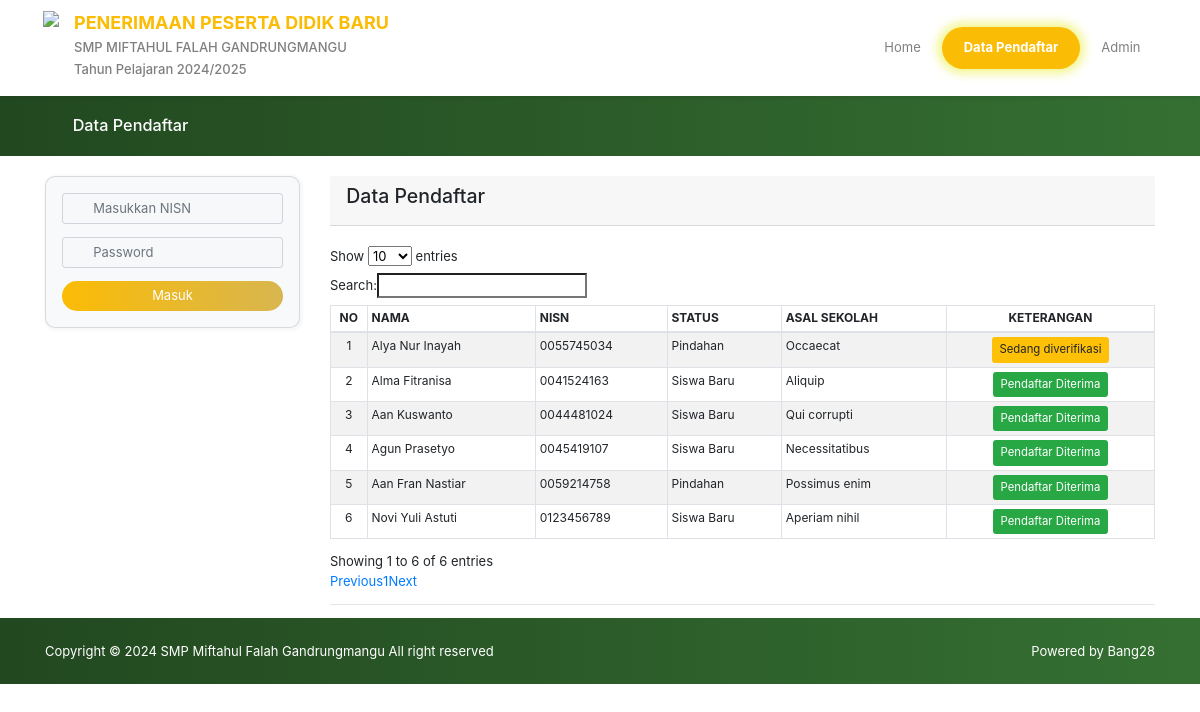
Screenshot of /pendaftar/ with the database file from the repository.
### ppdb/models.py (models this page shows, shortened)
class TahunAjaran(models.Model):
    STATUS_CHOICES = (
        ('', 'Status PPDB'),
        ('Dibuka', 'Dibuka'),
        ('Ditutup', 'Ditutup'),
    )
    id_thn_ajaran   = models.SmallAutoField(primary_key=True, unique=True, auto_created=True, blank=True)
    tahun_ajaran    = models.CharField(max_length=20)
    status          = models.CharField(max_length=10, choices=STATUS_CHOICES)
    tanggal_mulai   = models.DateField()
    tanggal_selesai = models.DateField()
    class Meta:
        verbose_name_plural = "Tahun Ajaran"

class Siswa(models.Model):
    def image_upload_to(instance, filename):
        ext = filename.split('.')[-1]
        filename = "%s_%s.%s" % (instance.no_pendaftaran, instance.nama, ext)
        return os.path.join('siswa/foto siswa', filename)
    STATUS = (
        ('Siswa Baru', 'Siswa Baru'),
        ('Pindahan', 'Pindahan'),
    )
    JENIS_KELAMIN = (
        ('L', 'Laki-laki'),
        ('P', 'Perempuan'),
    )
    AGAMA = (
        ('','Pilih agama'),
        ('Islam', 'Islam'),
        ('Kristen', 'Kristen'),
        ('Hindu', 'Hindu'),
        ('Budha', 'Budha'),
        ('Kong Hu Cu', 'Kong Hu Cu'),
    )
    STATUS_TINGGAL = (
        ('', 'Pilih status tinggal'),
        ('Tinggal dengan ORTU/WALI', 'Tinggal dengan ORTU/WALI'),
        ('Ikut Saudara/Kerabat', 'Ikut Saudara/Kerabat'),
        ('Asrama', 'Asrama'),
        ('Kontrak/Kost', 'Kontrak/Kost'),
        ('Panti Asuhan', 'Panti Asuhan'),
        ('lainnya', 'Lainnya'),
    )
    TRANSPOSTASI = (
        ('', 'Pilih transportasi'),
        ('Jalan Kaki', 'Jalan Kaki'),
        ('Sepeda', 'Sepeda'),
        ('Sepeda Motor', 'Sepeda Motor'),
        ('Mobil Pribadi', 'Mobil Pribadi'),
        ('Angkutan Umum', 'Angkutan Umum'),
        ('lainnya', 'Lainnya'),
    )
    BIAYA_SEKOLAH = (
        ('', 'Biaya sekolah'),
        ('Orangtua', 'Orangtua'),
        ('Wali/Orangtua Asuh', 'Wali/Orangtua Asuh'),
        ('Tanggung Sendiri', 'Tanggung Sendiri'),
        ('Lainnya', 'Lainnya'),
    )
    KEBUTUHAN_DISABILITAS = (
        ('', 'Kebutuhan disabilitas'),
        ('Tidak Ada', 'Tidak Ada'),
        ('Tuna Netra', 'Tuna Netra'),
        ('Tuna Rungu', 'Tuna Rungu'),
        ('Tuna Daksa', 'Tuna Daksa'),
        ('Tuna Grahita', 'Tuna Grahita'),
        ('Tuna Laras', 'Tuna Laras'),
        ('Lainnya', 'Lainnya'),
    )
    KETERANGAN = (
        ('Pending', 'Pending'),
        ('Diterima', 'Diterima'),
        ('Ditolak', 'Ditolak'),
    )
    id_siswa                = models.BigAutoField(primary_key=True, unique=True, auto_created=True, blank=True)
    no_pendaftaran          = models.CharField('No Pendaftaran', max_length=12, unique=True, blank=True, editable=False)
    status                  = models.CharField('Status', max_length=10, choices=STATUS, default=1)
    nama                    = models.CharField('Nama Lengkap', max_length=55)
    nik                     = models.CharField('NIK', max_length=16)
    tempat_lahir            = models.CharField('Tempat Lahir', max_length=30)
    tgl_lahir               = models.DateField('Tanggal Lahir')
    agama                   = models.CharField('Agama', max_length=10, choices=AGAMA)
    asal_sekolah            = models.CharField('Asal Sekolah', max_length=60)
    jenis_kelamin           = models.CharField('Jenis Kelamin', max_length=15, choices=JENIS_KELAMIN, default="")
    anak_ke                 = models.CharField('Anak Ke', max_length=2, null=True, blank=True)
    saudara                 = models.CharField('Jumlah Saudara', max_length=2, null=True, blank=True)
    no_hp                   = models.CharField('No Telp/Wa', max_length=13, null=True, blank=True, help_text='Pastikan nomer aktif dan dapat dihubungi.')
    email                   = models.EmailField('Email', help_text='Pastikan email aktif dan dapat dihubungi.')
    status_tinggal          = models.CharField('Status Tinggal', max_length=50, choices=STATUS_TINGGAL)
    alamat                  = models.TextField('Alamat')
    kodepos                 = models.CharField('Kode POS', max_length=6, null=True, blank=True)
    transportasi            = models.CharField('Mode Transportasi', max_length=30, choices=TRANSPOSTASI, null=True, blank=True)
    biaya_sekolah           = models.CharField('Biaya Sekolah', max_length=30, choices=BIAYA_SEKOLAH)
    keb_disabilitas         = models.CharField('Kebutuhan Disabilitas', max_length=20, choices=KEBUTUHAN_DISABILITAS)
    foto                    = models.ImageField('Foto', max_length=255, upload_to=image_upload_to, help_text='foto 3x4 dengan background merah')
    verifikasi              = models.CharField('Status Pendaftaran', max_length=10, null=True, choices=KETERANGAN, default="Pending")
    tgl_daftar              = models.DateTimeField('Tanggal Daftar', auto_now_add=True, null=True, blank=True, editable=False)
    nisn                    = models.OneToOneField(get_user_model(), on_delete=models.CASCADE, blank=True, null=True, verbose_name="NISN", related_name='siswa')
    thn_ajaran              = models.ForeignKey(TahunAjaran, on_delete=models.CASCADE, blank=True, null=True, verbose_name="Tahun Ajaran") # M - 1
    class Meta:
        verbose_name_plural = "Peserta PPDB"

### users/models.py (models this page shows, shortened)
class CustomUser(AbstractUser):
    def image_upload_to(instance, filename):
        ext = filename.split('.')[-1]
        filename = "%s.%s" % (instance.username, ext)
        return os.path.join('users', filename)
    email       = models.EmailField(unique=True)
    image       = models.ImageField("Foto Profil", default='default/user.png', upload_to=image_upload_to)
    is_superuser = models.BooleanField(
        _('superuser status'),
        default=False,
        null=True,
        help_text=_(
            'Designates that this user has all permissions without '
            'explicitly assigning them.'
        ),
    )
    def __str__(self):
        return self.username

### ppdb/views/index.py (the view, shortened to what this page needs)
# urls.py: path('pendaftar/', pendaftar, name="pendaftar"),
def pendaftar(request):
    info_ppdb = TahunAjaran.objects.last()
    peserta = Siswa.objects.all().order_by('-tgl_daftar')
    context = {
        'page_title': 'PPDB Online | SMP Miftahul Falah Gandrungmangu',
        'peserta': peserta,
        'ppdb': info_ppdb,
    }
    return render(request, 'pendaftar.html', context)

### templates/pendaftar.html (shortened to what this page needs)
{% extends 'base-home.html' %}
{% load static %}
{% block content %}
<div class="home-title">
    <div class="container">
    <h5 class="post-title" id="datadaftar">
        <span class="fa fa-user"></span><span>Data Pendaftar</span>
    </h5>
    </div>
</div>
<div class="home-content-wrapper ">
    <div class="container">
        <div class="row">
            <div class="col-sm-3">
                <div class="card card-login bg-light">
                    <div class="card-body">
                        <form action="" method="POST" id="form-login">
                            <div class="form-group">
                                <span class="fa fa-user"></span>
                                <input type="text" class="form-control" name="username" placeholder="Masukkan NISN" required autocomplete="off">
                            </div>
                            <div class="form-group">
                                <span class="fa fa-key"></span>
                                <input type="password" class="form-control" name="password" id="inputPassword4" placeholder="Password">
                            </div>
                            {% if ppdb.status == 'Dibuka' %}
                            <button type="submit" class="btn btn-primary btn-block btn-login" id="btnsimpan">Masuk</button>
                            {% else %}
                            <button disabled type="submit" class="btn btn-primary btn-block btn-login" id="btnsimpan">Masuk</button>
                            {% endif %}
                        </form>
                    </div>
                </div>
                <br>
                <br>
                <br>
            </div>
            <div class="col-md-9">
                <div class="row">
                    <div class="col-12 col-sm-12 col-lg-12">
                        <div class="card-header text-black" >
                            <h4>Data Pendaftar</h4>
                        </div>
                        <br>
                        <table id="mytable" style="font-size: 12px" class="table table-striped table-sm table-bordered" cellspacing="0">
                            <thead>
                                <tr>
                                <th class="text-center">NO</th>
                                <th>NAMA</th>
                                <th>NISN</th>
                                <th>STATUS</th>
                                <th>ASAL SEKOLAH</th>
                                <th class="text-center">KETERANGAN</th>
                                </tr>
                            </thead>
                            <tbody>
                                {% for p in peserta %}
                                <tr>
                                    <td class="text-center">{{ forloop.counter }}</td>
                                    <td>{{ p.nama }}</td>
                                    <td>{{ p.nisn }}</td>
                                    <td>{{ p.status }}</td>
                                    <td>{{ p.asal_sekolah }}</td>
                                    <td class="text-center">
                                        <button class="btn btn-sm
                                            {% if p.verifikasi == "Pending" %} btn-warning
                                            {% elif p.verifikasi == "Diterima" %} btn-success
                                            {% else %} btn-danger
                                            {% endif %}" >
                                            {% if p.verifikasi == "Pending" %} Sedang diverifikasi
                                            {% elif p.verifikasi == "Diterima" %} Pendaftar Diterima
                                            {% else %} Pendaftar ditolak
                                            {% endif %}
                                        </button>
                                    </td>
                                </tr>
                                {% endfor %}
                            </tbody>
                        </table>
                    </div>
				</div>
    			<hr>
		    </div>
        </div>
    </div>
</div>
{% endblock content %}

### templates/include/navbar.html (shortened to what this page needs)
{% load static %}
<nav class="navbar navbar-expand-lg navbar-light" id="navbar-header">
<a class="navbar-brand" href="#">
    <img src="{% static 'ppdb/img/logo.png' %}" height="75" />
    <div class="home-header-text d-none d-sm-block">
    <h5>PENERIMAAN PESERTA DIDIK BARU</h5>
    <h6>SMP MIFTAHUL FALAH GANDRUNGMANGU</h6>
    <h6>Tahun Pelajaran {{ ppdb.tahun_ajaran }}</h6>
    </div>
</a>
<div class="collapse navbar-collapse" id="menu">
    <ul class="navbar-nav ml-auto">
    <li class="nav-item {% if request.resolver_match.url_name == "index" %}active{% endif %}">
        <a class="nav-link" href="{% url 'ppdb:index' %}" id="link-home">Home</a>
    </li>
    <li class="nav-item {% if request.resolver_match.url_name == "pendaftar" %}active{% endif %}">
        <a class="nav-link" href="{% url 'ppdb:pendaftar' %}" id="link-home">Data Pendaftar</a>
    </li>
    <li class="nav-item">
        <a class="nav-link" href="{% url 'users:admin' %}" id="link-persyaratan">Admin</a>
    </li>
    </ul>
</div>
</nav>

### static/ppdb/css/2.css (style rules this page uses)
.fa,.fab,.fal,.far,.fas { -moz-osx-font-smoothing:grayscale;-webkit-font-smoothing:antialiased;display:inline-block;font-style:normal;font-variant:normal;text-rendering:auto;line-height:1 }
.fa-key:before { content:"\f084" }
.fa-user:before { content:"\f007" }
.fa,.far,.fas { font-family:"Font Awesome 5 Free" }
.fa,.fas { font-weight:900 }

### rows the page displays
TahunAjaran: tahun_ajaran "2024/2025"
Siswa: nama "Alya Nur Inayah", nisn "0055745034", status "Pindahan", asal_sekolah "Occaecat", verifikasi "Sedang diverifikasi"
Siswa: nama "Alma Fitranisa", nisn "0041524163", status "Siswa Baru", asal_sekolah "Aliquip", verifikasi "Pendaftar Diterima"
Siswa: nama "Aan Kuswanto", nisn "0044481024", status "Siswa Baru", asal_sekolah "Qui corrupti", verifikasi "Pendaftar Diterima"
Siswa: nama "Agun Prasetyo", nisn "0045419107", status "Siswa Baru", asal_sekolah "Necessitatibus", verifikasi "Pendaftar Diterima"
Siswa: nama "Aan Fran Nastiar", nisn "0059214758", status "Pindahan", asal_sekolah "Possimus enim", verifikasi "Pendaftar Diterima"
Siswa: nama "Novi Yuli Astuti", nisn "0123456789", status "Siswa Baru", asal_sekolah "Aperiam nihil", verifikasi "Pendaftar Diterima"
